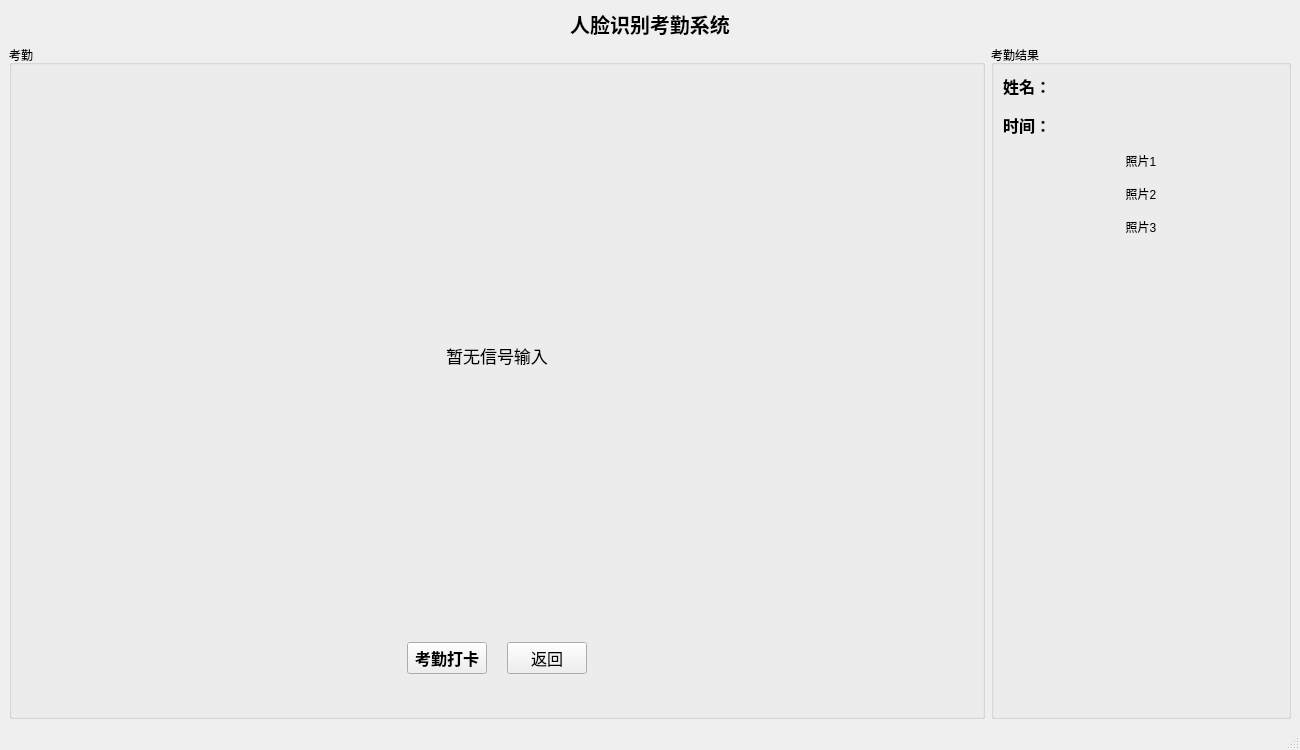
<?xml version="1.0" encoding="UTF-8"?>
<ui version="4.0">
 <class>attendanceWindow</class>
 <widget class="QMainWindow" name="attendanceWindow">
  <property name="geometry">
   <rect>
    <x>0</x>
    <y>0</y>
    <width>1300</width>
    <height>750</height>
   </rect>
  </property>
  <property name="minimumSize">
   <size>
    <width>1300</width>
    <height>750</height>
   </size>
  </property>
  <property name="maximumSize">
   <size>
    <width>1300</width>
    <height>750</height>
   </size>
  </property>
  <property name="windowTitle">
   <string>人脸考勤系统</string>
  </property>
  <widget class="QWidget" name="centralwidget">
   <layout class="QVBoxLayout" name="verticalLayout">
    <item>
     <widget class="QLabel" name="label">
      <property name="maximumSize">
       <size>
        <width>16777215</width>
        <height>30</height>
       </size>
      </property>
      <property name="font">
       <font>
        <pointsize>15</pointsize>
        <weight>75</weight>
        <bold>true</bold>
       </font>
      </property>
      <property name="text">
       <string>人脸识别考勤系统</string>
      </property>
      <property name="alignment">
       <set>Qt::AlignCenter</set>
      </property>
     </widget>
    </item>
    <item>
     <layout class="QHBoxLayout" name="horizontalLayout">
      <item>
       <widget class="QGroupBox" name="groupBox">
        <property name="title">
         <string>考勤</string>
        </property>
        <layout class="QVBoxLayout" name="verticalLayout_3">
         <item>
          <widget class="QLabel" name="label_attendance_show">
           <property name="maximumSize">
            <size>
             <width>16777215</width>
             <height>500</height>
            </size>
           </property>
           <property name="font">
            <font>
             <pointsize>13</pointsize>
            </font>
           </property>
           <property name="text">
            <string>暂无信号输入</string>
           </property>
           <property name="alignment">
            <set>Qt::AlignCenter</set>
           </property>
          </widget>
         </item>
         <item>
          <layout class="QHBoxLayout" name="horizontalLayout_2">
           <property name="spacing">
            <number>20</number>
           </property>
           <item>
            <spacer name="horizontalSpacer">
             <property name="orientation">
              <enum>Qt::Horizontal</enum>
             </property>
             <property name="sizeHint" stdset="0">
              <size>
               <width>40</width>
               <height>20</height>
              </size>
             </property>
            </spacer>
           </item>
           <item>
            <widget class="QPushButton" name="button_attendance_start">
             <property name="font">
              <font>
               <pointsize>12</pointsize>
               <weight>75</weight>
               <bold>true</bold>
              </font>
             </property>
             <property name="text">
              <string>考勤打卡</string>
             </property>
             <property name="icon">
              <iconset>
               <normaloff>source/attendance_start.png</normaloff>source/attendance_start.png</iconset>
             </property>
             <property name="iconSize">
              <size>
               <width>40</width>
               <height>40</height>
              </size>
             </property>
            </widget>
           </item>
           <item>
            <widget class="QPushButton" name="button_attendance_back">
             <property name="font">
              <font>
               <pointsize>12</pointsize>
              </font>
             </property>
             <property name="text">
              <string>返回</string>
             </property>
             <property name="icon">
              <iconset>
               <normaloff>source/back.png</normaloff>source/back.png</iconset>
             </property>
             <property name="iconSize">
              <size>
               <width>40</width>
               <height>40</height>
              </size>
             </property>
            </widget>
           </item>
           <item>
            <spacer name="horizontalSpacer_2">
             <property name="orientation">
              <enum>Qt::Horizontal</enum>
             </property>
             <property name="sizeHint" stdset="0">
              <size>
               <width>40</width>
               <height>20</height>
              </size>
             </property>
            </spacer>
           </item>
          </layout>
         </item>
        </layout>
       </widget>
      </item>
      <item>
       <widget class="QGroupBox" name="groupBox_2">
        <property name="minimumSize">
         <size>
          <width>300</width>
          <height>0</height>
         </size>
        </property>
        <property name="maximumSize">
         <size>
          <width>300</width>
          <height>16777215</height>
         </size>
        </property>
        <property name="title">
         <string>考勤结果</string>
        </property>
        <layout class="QVBoxLayout" name="verticalLayout_2">
         <property name="spacing">
          <number>15</number>
         </property>
         <item>
          <widget class="QLabel" name="label_2">
           <property name="font">
            <font>
             <pointsize>12</pointsize>
             <weight>75</weight>
             <bold>true</bold>
            </font>
           </property>
           <property name="text">
            <string>姓名：</string>
           </property>
          </widget>
         </item>
         <item>
          <widget class="QLabel" name="label_3">
           <property name="font">
            <font>
             <pointsize>12</pointsize>
             <weight>75</weight>
             <bold>true</bold>
            </font>
           </property>
           <property name="text">
            <string>时间：</string>
           </property>
          </widget>
         </item>
         <item>
          <widget class="QLabel" name="label_4">
           <property name="text">
            <string>照片1</string>
           </property>
           <property name="alignment">
            <set>Qt::AlignCenter</set>
           </property>
          </widget>
         </item>
         <item>
          <widget class="QLabel" name="label_5">
           <property name="text">
            <string>照片2</string>
           </property>
           <property name="alignment">
            <set>Qt::AlignCenter</set>
           </property>
          </widget>
         </item>
         <item>
          <widget class="QLabel" name="label_6">
           <property name="text">
            <string>照片3</string>
           </property>
           <property name="alignment">
            <set>Qt::AlignCenter</set>
           </property>
          </widget>
         </item>
         <item>
          <spacer name="verticalSpacer">
           <property name="orientation">
            <enum>Qt::Vertical</enum>
           </property>
           <property name="sizeHint" stdset="0">
            <size>
             <width>20</width>
             <height>40</height>
            </size>
           </property>
          </spacer>
         </item>
        </layout>
       </widget>
      </item>
     </layout>
    </item>
   </layout>
  </widget>
  <widget class="QStatusBar" name="statusbar"/>
 </widget>
 <resources/>
 <connections/>
</ui>
